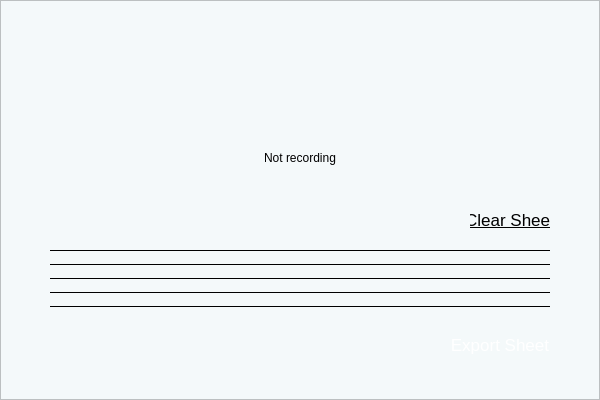
<?xml version="1.0" encoding="UTF-8"?>
<ui version="4.0">
 <class>mainWindow</class>
 <widget class="QMainWindow" name="mainWindow">
  <property name="geometry">
   <rect>
    <x>0</x>
    <y>0</y>
    <width>600</width>
    <height>400</height>
   </rect>
  </property>
  <property name="windowTitle">
   <string>MainWindow</string>
  </property>
  <property name="styleSheet">
   <string notr="true">background-color: rgb(244, 249, 250);</string>
  </property>
  <widget class="QWidget" name="centralwidget">
   <widget class="QFrame" name="mainWindowFrame">
    <property name="geometry">
     <rect>
      <x>0</x>
      <y>0</y>
      <width>600</width>
      <height>400</height>
     </rect>
    </property>
    <property name="styleSheet">
     <string notr="true">background: qlineargradient(
    x1: 0, y1: 0, x2: 1, y2: 1,
    stop: 0 rgba(196, 236, 236, 1), stop: 1 rgba(255, 255, 255, 1)
);</string>
    </property>
    <property name="frameShape">
     <enum>QFrame::StyledPanel</enum>
    </property>
    <property name="frameShadow">
     <enum>QFrame::Raised</enum>
    </property>
    <widget class="QPushButton" name="defenitionsButton">
     <property name="geometry">
      <rect>
       <x>10</x>
       <y>10</y>
       <width>70</width>
       <height>70</height>
      </rect>
     </property>
     <property name="font">
      <font>
       <family>Arial</family>
       <underline>false</underline>
      </font>
     </property>
     <property name="styleSheet">
      <string notr="true">background: none;
border: none;
color: black;</string>
     </property>
     <property name="text">
      <string/>
     </property>
     <property name="icon">
      <iconset>
       <normaloff>../../../../../Downloads/settings_black.png</normaloff>../../../../../Downloads/settings_black.png</iconset>
     </property>
     <property name="iconSize">
      <size>
       <width>25</width>
       <height>25</height>
      </size>
     </property>
    </widget>
    <widget class="QLabel" name="recordingLabel">
     <property name="geometry">
      <rect>
       <x>250</x>
       <y>150</y>
       <width>100</width>
       <height>16</height>
      </rect>
     </property>
     <property name="styleSheet">
      <string notr="true">color: rgb(0, 0, 0);
font: 13pt &quot;Arial&quot;;
background: none;
border: none;</string>
     </property>
     <property name="text">
      <string>Not recording</string>
     </property>
     <property name="alignment">
      <set>Qt::AlignCenter</set>
     </property>
    </widget>
    <widget class="Line" name="line4">
     <property name="geometry">
      <rect>
       <x>50</x>
       <y>264</y>
       <width>500</width>
       <height>1</height>
      </rect>
     </property>
     <property name="styleSheet">
      <string notr="true">border-color: black;
background-color: black;
</string>
     </property>
     <property name="frameShadow">
      <enum>QFrame::Plain</enum>
     </property>
     <property name="orientation">
      <enum>Qt::Horizontal</enum>
     </property>
    </widget>
    <widget class="Line" name="line3">
     <property name="geometry">
      <rect>
       <x>50</x>
       <y>278</y>
       <width>500</width>
       <height>1</height>
      </rect>
     </property>
     <property name="styleSheet">
      <string notr="true">border-color: black;
background-color: black;</string>
     </property>
     <property name="frameShadow">
      <enum>QFrame::Plain</enum>
     </property>
     <property name="orientation">
      <enum>Qt::Horizontal</enum>
     </property>
    </widget>
    <widget class="Line" name="line2">
     <property name="geometry">
      <rect>
       <x>50</x>
       <y>292</y>
       <width>500</width>
       <height>1</height>
      </rect>
     </property>
     <property name="styleSheet">
      <string notr="true">border-color: black;
background-color: black;</string>
     </property>
     <property name="frameShadow">
      <enum>QFrame::Plain</enum>
     </property>
     <property name="orientation">
      <enum>Qt::Horizontal</enum>
     </property>
    </widget>
    <widget class="Line" name="line1">
     <property name="geometry">
      <rect>
       <x>50</x>
       <y>306</y>
       <width>500</width>
       <height>1</height>
      </rect>
     </property>
     <property name="styleSheet">
      <string notr="true">border-color: black;
background-color: black;</string>
     </property>
     <property name="frameShadow">
      <enum>QFrame::Plain</enum>
     </property>
     <property name="orientation">
      <enum>Qt::Horizontal</enum>
     </property>
    </widget>
    <widget class="Line" name="line5">
     <property name="geometry">
      <rect>
       <x>50</x>
       <y>250</y>
       <width>500</width>
       <height>1</height>
      </rect>
     </property>
     <property name="styleSheet">
      <string notr="true">border-color: black;
background-color: black;</string>
     </property>
     <property name="frameShadow">
      <enum>QFrame::Plain</enum>
     </property>
     <property name="orientation">
      <enum>Qt::Horizontal</enum>
     </property>
    </widget>
    <widget class="QPushButton" name="microphoneButton">
     <property name="geometry">
      <rect>
       <x>265</x>
       <y>70</y>
       <width>70</width>
       <height>70</height>
      </rect>
     </property>
     <property name="font">
      <font>
       <family>Arial</family>
       <underline>false</underline>
      </font>
     </property>
     <property name="styleSheet">
      <string notr="true">background: none;
border: none;
color: black;</string>
     </property>
     <property name="text">
      <string/>
     </property>
     <property name="icon">
      <iconset>
       <normaloff>../images/microphoneOff.png</normaloff>../images/microphoneOff.png</iconset>
     </property>
     <property name="iconSize">
      <size>
       <width>120</width>
       <height>120</height>
      </size>
     </property>
    </widget>
    <widget class="QPushButton" name="logoButton">
     <property name="geometry">
      <rect>
       <x>500</x>
       <y>10</y>
       <width>70</width>
       <height>70</height>
      </rect>
     </property>
     <property name="font">
      <font>
       <family>Arial</family>
       <underline>false</underline>
      </font>
     </property>
     <property name="styleSheet">
      <string notr="true">background: none;
border: none;
color: black;</string>
     </property>
     <property name="text">
      <string/>
     </property>
     <property name="icon">
      <iconset>
       <normaloff>../images/icon.png</normaloff>../images/icon.png</iconset>
     </property>
     <property name="iconSize">
      <size>
       <width>70</width>
       <height>70</height>
      </size>
     </property>
    </widget>
    <widget class="QLabel" name="gClave">
     <property name="geometry">
      <rect>
       <x>50</x>
       <y>232</y>
       <width>50</width>
       <height>95</height>
      </rect>
     </property>
     <property name="styleSheet">
      <string notr="true">background: none;
border: none;</string>
     </property>
     <property name="text">
      <string/>
     </property>
     <property name="pixmap">
      <pixmap>../images/gClave.png</pixmap>
     </property>
     <property name="scaledContents">
      <bool>true</bool>
     </property>
    </widget>
    <widget class="QPushButton" name="clearSheetButton">
     <property name="geometry">
      <rect>
       <x>470</x>
       <y>210</y>
       <width>80</width>
       <height>20</height>
      </rect>
     </property>
     <property name="font">
      <font>
       <family>Arial</family>
       <pointsize>13</pointsize>
       <italic>false</italic>
       <bold>false</bold>
       <underline>true</underline>
      </font>
     </property>
     <property name="autoFillBackground">
      <bool>false</bool>
     </property>
     <property name="styleSheet">
      <string notr="true">background: none;
border: none;
color: black;
font: 13pt &quot;Arial&quot;;
</string>
     </property>
     <property name="text">
      <string>Clear Sheet</string>
     </property>
     <property name="iconSize">
      <size>
       <width>25</width>
       <height>25</height>
      </size>
     </property>
    </widget>
    <widget class="QPushButton" name="exportButton">
     <property name="geometry">
      <rect>
       <x>450</x>
       <y>330</y>
       <width>100</width>
       <height>30</height>
      </rect>
     </property>
     <property name="font">
      <font>
       <family>Arial</family>
       <pointsize>13</pointsize>
       <italic>false</italic>
       <bold>false</bold>
       <underline>false</underline>
      </font>
     </property>
     <property name="autoFillBackground">
      <bool>false</bool>
     </property>
     <property name="styleSheet">
      <string notr="true">font: 13pt &quot;Arial&quot;;
color: white; 
background: qradialgradient(
    cx: 0.3, cy: -0.4, fx: 0.3, fy: -0.4,
    radius: 1.35, stop: 0 rgba(35, 120, 99, 1), stop: 1 rgba(77, 206, 175, 1)
);

border-radius: 10%;</string>
     </property>
     <property name="text">
      <string>Export Sheet</string>
     </property>
     <property name="iconSize">
      <size>
       <width>25</width>
       <height>25</height>
      </size>
     </property>
    </widget>
    <zorder>gClave</zorder>
    <zorder>defenitionsButton</zorder>
    <zorder>recordingLabel</zorder>
    <zorder>line4</zorder>
    <zorder>line3</zorder>
    <zorder>line2</zorder>
    <zorder>line1</zorder>
    <zorder>line5</zorder>
    <zorder>microphoneButton</zorder>
    <zorder>logoButton</zorder>
    <zorder>clearSheetButton</zorder>
    <zorder>exportButton</zorder>
   </widget>
  </widget>
 </widget>
 <resources/>
 <connections/>
</ui>
